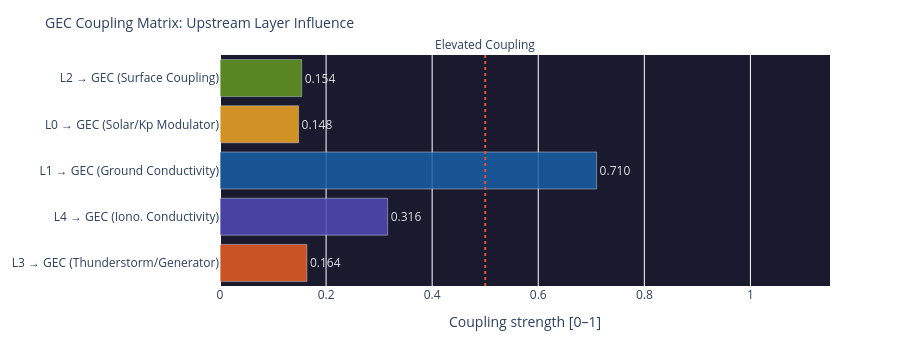

The notebook cell this image was saved under:
### Code cell
# ============================================================
# COUPLING MATRIX – How strongly does each layer influence the GEC?
# ============================================================

# Coupling strengths (0–1) from upstream layer scores
def safe(v, default=0.0):
    return float(v) if v is not None else default

coupling = {
    'L3 → GEC\n(Thunderstorm/Generator)':    safe(l3_thunder_score, 0.15),
    'L4 → GEC\n(Iono. Conductivity)':    safe(l4_ioniz, 0.3),
    'L1 → GEC\n(Ground Conductivity)':   0.71,   # stabil (Ozeananteil)
    'L0 → GEC\n(Solar/Kp Modulator)':    safe(layer0.get('score') if layer0 else None, 0.25),
    'L2 → GEC\n(Surface Coupling)':      safe(layer2.get('components',{}).get('Elec. Surface Coupling',{}).get('score') if layer2 else None, 0.3),
}

names  = list(coupling.keys())
values = list(coupling.values())
colors = ['#E85D24','#534AB7','#185FA5','#F2A623','#639922']

fig = go.Figure(go.Bar(
    x=values, y=names,
    orientation='h',
    marker_color=colors, opacity=0.85,
    text=[f'{v:.3f}' for v in values],
    textposition='outside',
    textfont=dict(color='white')
))
fig.add_vline(x=0.5, line_dash='dot', line_color='#e74c3c',
              annotation_text='Elevated Coupling', annotation_position='top')
fig.update_layout(
    title=dict(text='GEC Coupling Matrix: Upstream Layer Influence', font=dict(size=14)),
    xaxis=dict(title='Coupling strength [0–1]', range=[0, 1.15]),
    height=340, plot_bgcolor='#1a1a2e', paper_bgcolor='rgba(0,0,0,0)',
    margin=dict(l=180, r=70, t=55, b=40)
)
fig.show()

### Figure 1 — Plotly figure (JSON) as saved in the notebook; plotly's stock layout.template omitted (floating-point values rounded to 4 significant figures)
{"data": [{"marker": {"color": ["#E85D24", "#534AB7", "#185FA5", "#F2A623", "#639922"]}, "opacity": 0.85, "orientation": "h", "text": ["0.164", "0.316", "0.710", "0.148", "0.154"], "textfont": {"color": "white"}, "textposition": "outside", "type": "bar", "x": [0.1638, 0.316, 0.71, 0.1482, 0.154], "y": ["L3 → GEC\n(Thunderstorm/Generator)", "L4 → GEC\n(Iono. Conductivity)", "L1 → GEC\n(Ground Conductivity)", "L0 → GEC\n(Solar/Kp Modulator)", "L2 → GEC\n(Surface Coupling)"]}], "layout": {"annotations": [{"showarrow": false, "text": "Elevated Coupling", "x": 0.5, "xanchor": "center", "xref": "x", "y": 1, "yanchor": "bottom", "yref": "y domain"}], "height": 340, "margin": {"b": 40, "l": 180, "r": 70, "t": 55}, "paper_bgcolor": "rgba(0,0,0,0)", "plot_bgcolor": "#1a1a2e", "shapes": [{"line": {"color": "#e74c3c", "dash": "dot"}, "type": "line", "x0": 0.5, "x1": 0.5, "xref": "x", "y0": 0, "y1": 1, "yref": "y domain"}], "title": {"font": {"size": 14}, "text": "GEC Coupling Matrix: Upstream Layer Influence"}, "xaxis": {"range": [0, 1.15], "title": {"text": "Coupling strength [0–1]"}}}}
